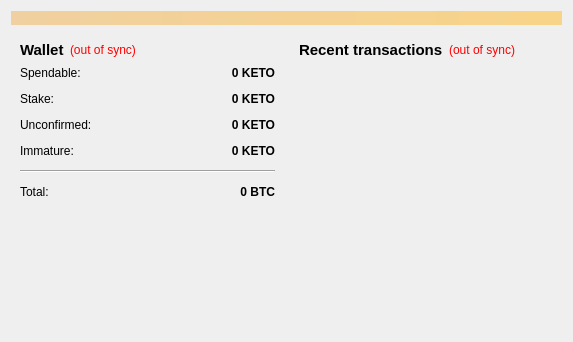
<?xml version="1.0" encoding="UTF-8"?>
<ui version="4.0">
 <class>OverviewPage</class>
 <widget class="QWidget" name="OverviewPage">
  <property name="geometry">
   <rect>
    <x>0</x>
    <y>0</y>
    <width>573</width>
    <height>342</height>
   </rect>
  </property>
  <property name="windowTitle">
   <string>Form</string>
  </property>
  <layout class="QVBoxLayout" name="topLayout">
   <item>
    <widget class="QLabel" name="labelAlerts">
     <property name="visible">
      <bool>false</bool>
     </property>
     <property name="styleSheet">
      <string notr="true">background-color: qlineargradient(x1: 0, y1: 0, x2: 1, y2: 0, stop:0 #F0D0A0, stop:1 #F8D488);  color:#000000
</string>
     </property>
     <property name="wordWrap">
      <bool>true</bool>
     </property>
     <property name="margin">
      <number>3</number>
     </property>
    </widget>
   </item>
   <item>
    <layout class="QHBoxLayout" name="horizontalLayout" stretch="1,1">
     <item>
      <layout class="QVBoxLayout" name="verticalLayout_2">
       <item>
        <widget class="QWidget" name="widget" native="true">
         <layout class="QVBoxLayout" name="verticalLayout_4">
          <item>
           <layout class="QHBoxLayout" name="horizontalLayout_4">
            <item>
             <widget class="QLabel" name="label_5">
              <property name="font">
               <font>
                <pointsize>11</pointsize>
                <weight>75</weight>
                <bold>true</bold>
               </font>
              </property>
              <property name="text">
               <string>Wallet</string>
              </property>
             </widget>
            </item>
            <item>
             <widget class="QLabel" name="labelWalletStatus">
              <property name="toolTip">
               <string>The displayed information may be out of date. Your wallet automatically synchronizes with the KETOsis network after a connection is established, but this process has not completed yet.</string>
              </property>
              <property name="styleSheet">
               <string notr="true">QLabel { color: red; }</string>
              </property>
              <property name="text">
               <string notr="true">(out of sync)</string>
              </property>
              <property name="alignment">
               <set>Qt::AlignLeading|Qt::AlignLeft|Qt::AlignVCenter</set>
              </property>
             </widget>
            </item>
            <item>
             <spacer name="horizontalSpacer_2">
              <property name="orientation">
               <enum>Qt::Horizontal</enum>
              </property>
              <property name="sizeHint" stdset="0">
               <size>
                <width>40</width>
                <height>20</height>
               </size>
              </property>
             </spacer>
            </item>
           </layout>
          </item>
          <item>
           <layout class="QFormLayout" name="formLayout_2">
            <property name="fieldGrowthPolicy">
             <enum>QFormLayout::AllNonFixedFieldsGrow</enum>
            </property>
            <property name="horizontalSpacing">
             <number>12</number>
            </property>
            <property name="verticalSpacing">
             <number>12</number>
            </property>
            <item row="0" column="0">
             <widget class="QLabel" name="label">
              <property name="text">
               <string>Spendable:</string>
              </property>
             </widget>
            </item>
            <item row="0" column="1">
             <widget class="QLabel" name="labelBalance">
              <property name="font">
               <font>
                <weight>75</weight>
                <bold>true</bold>
               </font>
              </property>
              <property name="cursor">
               <cursorShape>IBeamCursor</cursorShape>
              </property>
              <property name="toolTip">
               <string>Your current spendable balance</string>
              </property>
              <property name="text">
               <string notr="true">0 KETO</string>
              </property>
              <property name="alignment">
               <set>Qt::AlignRight|Qt::AlignTrailing|Qt::AlignVCenter</set>
              </property>
              <property name="textInteractionFlags">
               <set>Qt::LinksAccessibleByMouse|Qt::TextSelectableByKeyboard|Qt::TextSelectableByMouse</set>
              </property>
             </widget>
            </item>
            <item row="1" column="0">
             <widget class="QLabel" name="label_6">
              <property name="text">
               <string>Stake:</string>
              </property>
             </widget>
            </item>
            <item row="1" column="1">
             <widget class="QLabel" name="labelStake">
              <property name="font">
               <font>
                <weight>75</weight>
                <bold>true</bold>
               </font>
              </property>
              <property name="cursor">
               <cursorShape>IBeamCursor</cursorShape>
              </property>
              <property name="toolTip">
               <string>Total of coins that was staked, and do not yet count toward the current balance</string>
              </property>
              <property name="text">
               <string notr="true">0 KETO</string>
              </property>
              <property name="alignment">
               <set>Qt::AlignRight|Qt::AlignTrailing|Qt::AlignVCenter</set>
              </property>
              <property name="textInteractionFlags">
               <set>Qt::LinksAccessibleByMouse|Qt::TextSelectableByKeyboard|Qt::TextSelectableByMouse</set>
              </property>
             </widget>
            </item>
            <item row="2" column="0">
             <widget class="QLabel" name="label_3">
              <property name="text">
               <string>Unconfirmed:</string>
              </property>
             </widget>
            </item>
            <item row="2" column="1">
             <widget class="QLabel" name="labelUnconfirmed">
              <property name="font">
               <font>
                <weight>75</weight>
                <bold>true</bold>
               </font>
              </property>
              <property name="cursor">
               <cursorShape>IBeamCursor</cursorShape>
              </property>
              <property name="toolTip">
               <string>Total of transactions that have yet to be confirmed, and do not yet count toward the current balance</string>
              </property>
              <property name="text">
               <string notr="true">0 KETO</string>
              </property>
              <property name="alignment">
               <set>Qt::AlignRight|Qt::AlignTrailing|Qt::AlignVCenter</set>
              </property>
              <property name="textInteractionFlags">
               <set>Qt::LinksAccessibleByMouse|Qt::TextSelectableByKeyboard|Qt::TextSelectableByMouse</set>
              </property>
             </widget>
            </item>
            <item row="3" column="0">
             <widget class="QLabel" name="labelImmatureText">
              <property name="text">
               <string>Immature:</string>
              </property>
             </widget>
            </item>
            <item row="3" column="1">
             <widget class="QLabel" name="labelImmature">
              <property name="font">
               <font>
                <weight>75</weight>
                <bold>true</bold>
               </font>
              </property>
              <property name="toolTip">
               <string>Mined balance that has not yet matured</string>
              </property>
              <property name="text">
               <string notr="true">0 KETO</string>
              </property>
              <property name="alignment">
               <set>Qt::AlignRight|Qt::AlignTrailing|Qt::AlignVCenter</set>
              </property>
              <property name="textInteractionFlags">
               <set>Qt::LinksAccessibleByMouse|Qt::TextSelectableByKeyboard|Qt::TextSelectableByMouse</set>
              </property>
             </widget>
            </item>
            <item row="4" column="0" colspan="2">
             <widget class="Line" name="line">
              <property name="orientation">
               <enum>Qt::Horizontal</enum>
              </property>
             </widget>
            </item>
            <item row="5" column="0">
             <widget class="QLabel" name="labelTotalText">
              <property name="text">
               <string>Total:</string>
              </property>
             </widget>
            </item>
            <item row="5" column="1">
             <widget class="QLabel" name="labelTotal">
              <property name="font">
               <font>
                <weight>75</weight>
                <bold>true</bold>
               </font>
              </property>
              <property name="cursor">
               <cursorShape>IBeamCursor</cursorShape>
              </property>
              <property name="toolTip">
               <string>Your current total balance</string>
              </property>
              <property name="text">
               <string notr="true">0 BTC</string>
              </property>
              <property name="alignment">
               <set>Qt::AlignRight|Qt::AlignTrailing|Qt::AlignVCenter</set>
              </property>
              <property name="textInteractionFlags">
               <set>Qt::LinksAccessibleByMouse|Qt::TextSelectableByKeyboard|Qt::TextSelectableByMouse</set>
              </property>
             </widget>
            </item>
           </layout>
          </item>
         </layout>
        </widget>
       </item>
       <item>
        <spacer name="verticalSpacer">
         <property name="orientation">
          <enum>Qt::Vertical</enum>
         </property>
         <property name="sizeHint" stdset="0">
          <size>
           <width>20</width>
           <height>40</height>
          </size>
         </property>
        </spacer>
       </item>
      </layout>
     </item>
     <item>
      <layout class="QVBoxLayout" name="verticalLayout_3">
       <item>
        <widget class="QWidget" name="widget_2" native="true">
         <layout class="QVBoxLayout" name="verticalLayout">
          <item>
           <layout class="QHBoxLayout" name="horizontalLayout_2">
            <item>
             <widget class="QLabel" name="label_4">
              <property name="font">
               <font>
                <pointsize>11</pointsize>
                <weight>75</weight>
                <bold>true</bold>
               </font>
              </property>
              <property name="text">
               <string>&lt;b&gt;Recent transactions&lt;/b&gt;</string>
              </property>
             </widget>
            </item>
            <item>
             <widget class="QLabel" name="labelTransactionsStatus">
              <property name="toolTip">
               <string>The displayed information may be out of date. Your wallet automatically synchronizes with the KETOsis network after a connection is established, but this process has not completed yet.</string>
              </property>
              <property name="styleSheet">
               <string notr="true">QLabel { color: red; }</string>
              </property>
              <property name="text">
               <string notr="true">(out of sync)</string>
              </property>
              <property name="alignment">
               <set>Qt::AlignRight|Qt::AlignTrailing|Qt::AlignVCenter</set>
              </property>
             </widget>
            </item>
            <item>
             <spacer name="horizontalSpacer">
              <property name="orientation">
               <enum>Qt::Horizontal</enum>
              </property>
              <property name="sizeHint" stdset="0">
               <size>
                <width>40</width>
                <height>20</height>
               </size>
              </property>
             </spacer>
            </item>
           </layout>
          </item>
          <item>
           <widget class="QListView" name="listTransactions">
            <property name="styleSheet">
             <string notr="true">QListView { background: transparent; }</string>
            </property>
            <property name="frameShape">
             <enum>QFrame::NoFrame</enum>
            </property>
            <property name="verticalScrollBarPolicy">
             <enum>Qt::ScrollBarAlwaysOff</enum>
            </property>
            <property name="horizontalScrollBarPolicy">
             <enum>Qt::ScrollBarAlwaysOff</enum>
            </property>
            <property name="selectionMode">
             <enum>QAbstractItemView::NoSelection</enum>
            </property>
           </widget>
          </item>
         </layout>
        </widget>
       </item>
      </layout>
     </item>
    </layout>
   </item>
  </layout>
 </widget>
 <resources/>
 <connections/>
</ui>
